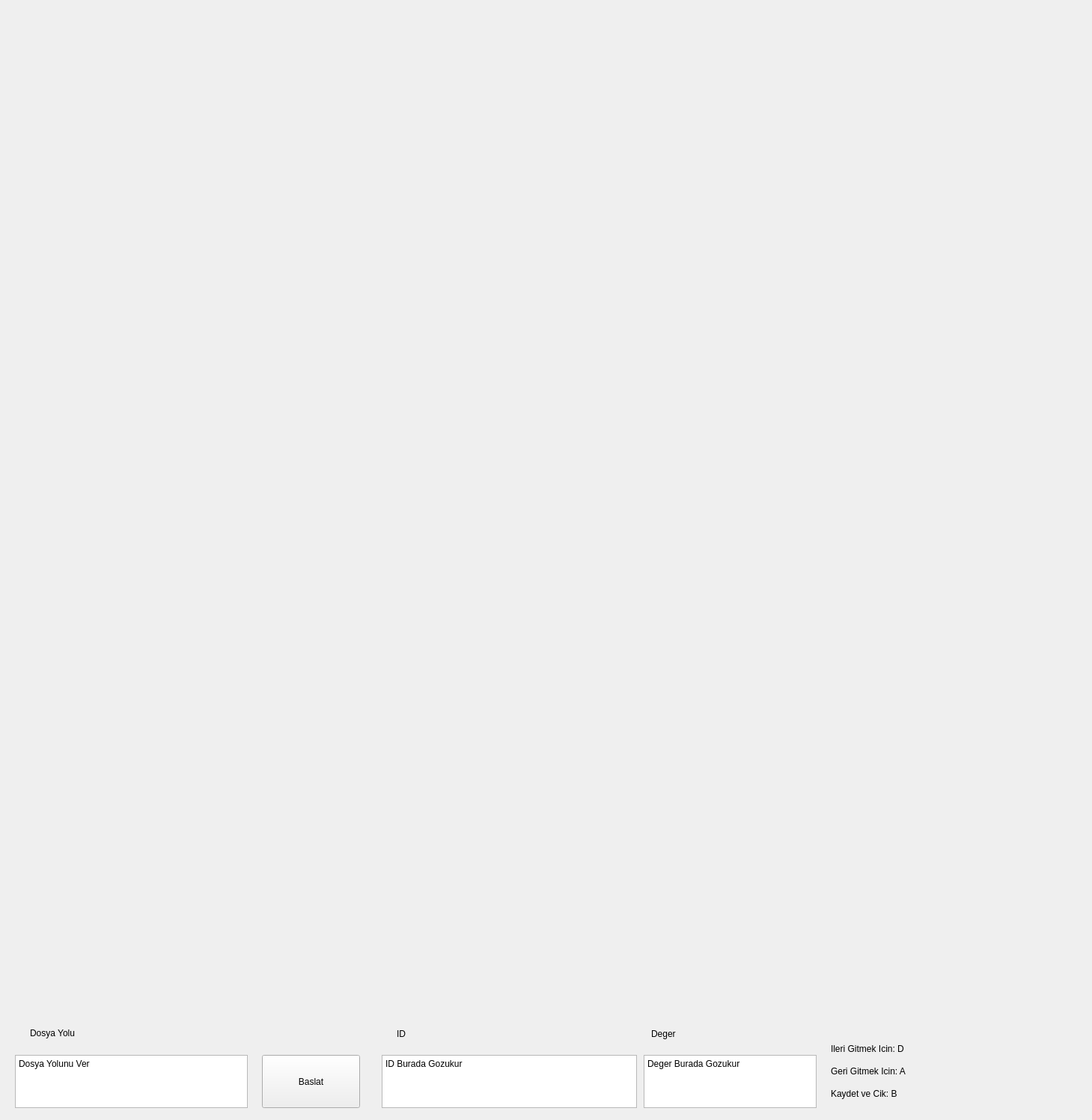
<?xml version="1.0" encoding="UTF-8"?>
<ui version="4.0">
 <class>Form</class>
 <widget class="QWidget" name="Form">
  <property name="geometry">
   <rect>
    <x>0</x>
    <y>0</y>
    <width>1459</width>
    <height>1497</height>
   </rect>
  </property>
  <property name="minimumSize">
   <size>
    <width>1395</width>
    <height>1345</height>
   </size>
  </property>
  <property name="maximumSize">
   <size>
    <width>3000</width>
    <height>3000</height>
   </size>
  </property>
  <property name="windowTitle">
   <string>Form</string>
  </property>
  <widget class="QPlainTextEdit" name="degerler">
   <property name="geometry">
    <rect>
     <x>860</x>
     <y>1410</y>
     <width>231</width>
     <height>71</height>
    </rect>
   </property>
   <property name="minimumSize">
    <size>
     <width>231</width>
     <height>71</height>
    </size>
   </property>
   <property name="maximumSize">
    <size>
     <width>231</width>
     <height>71</height>
    </size>
   </property>
   <property name="plainText">
    <string>Deger Burada Gozukur</string>
   </property>
  </widget>
  <widget class="QPlainTextEdit" name="idler">
   <property name="geometry">
    <rect>
     <x>510</x>
     <y>1410</y>
     <width>341</width>
     <height>71</height>
    </rect>
   </property>
   <property name="minimumSize">
    <size>
     <width>341</width>
     <height>71</height>
    </size>
   </property>
   <property name="maximumSize">
    <size>
     <width>341</width>
     <height>71</height>
    </size>
   </property>
   <property name="plainText">
    <string>ID Burada Gozukur</string>
   </property>
  </widget>
  <widget class="QPushButton" name="yukle">
   <property name="geometry">
    <rect>
     <x>350</x>
     <y>1410</y>
     <width>131</width>
     <height>71</height>
    </rect>
   </property>
   <property name="minimumSize">
    <size>
     <width>131</width>
     <height>71</height>
    </size>
   </property>
   <property name="maximumSize">
    <size>
     <width>131</width>
     <height>71</height>
    </size>
   </property>
   <property name="text">
    <string>Baslat</string>
   </property>
  </widget>
  <widget class="QPlainTextEdit" name="dir_path">
   <property name="geometry">
    <rect>
     <x>20</x>
     <y>1410</y>
     <width>311</width>
     <height>71</height>
    </rect>
   </property>
   <property name="minimumSize">
    <size>
     <width>311</width>
     <height>71</height>
    </size>
   </property>
   <property name="maximumSize">
    <size>
     <width>311</width>
     <height>71</height>
    </size>
   </property>
   <property name="plainText">
    <string>Dosya Yolunu Ver</string>
   </property>
  </widget>
  <widget class="QLabel" name="label">
   <property name="geometry">
    <rect>
     <x>530</x>
     <y>1370</y>
     <width>271</width>
     <height>23</height>
    </rect>
   </property>
   <property name="minimumSize">
    <size>
     <width>271</width>
     <height>23</height>
    </size>
   </property>
   <property name="maximumSize">
    <size>
     <width>271</width>
     <height>23</height>
    </size>
   </property>
   <property name="text">
    <string>ID</string>
   </property>
  </widget>
  <widget class="QLabel" name="label_2">
   <property name="geometry">
    <rect>
     <x>870</x>
     <y>1370</y>
     <width>271</width>
     <height>23</height>
    </rect>
   </property>
   <property name="minimumSize">
    <size>
     <width>271</width>
     <height>23</height>
    </size>
   </property>
   <property name="maximumSize">
    <size>
     <width>271</width>
     <height>23</height>
    </size>
   </property>
   <property name="text">
    <string>Deger</string>
   </property>
  </widget>
  <widget class="QLabel" name="label_3">
   <property name="geometry">
    <rect>
     <x>1110</x>
     <y>1390</y>
     <width>251</width>
     <height>23</height>
    </rect>
   </property>
   <property name="minimumSize">
    <size>
     <width>251</width>
     <height>23</height>
    </size>
   </property>
   <property name="maximumSize">
    <size>
     <width>251</width>
     <height>23</height>
    </size>
   </property>
   <property name="text">
    <string>Ileri Gitmek Icin: D</string>
   </property>
  </widget>
  <widget class="QLabel" name="label_4">
   <property name="geometry">
    <rect>
     <x>1110</x>
     <y>1420</y>
     <width>251</width>
     <height>23</height>
    </rect>
   </property>
   <property name="minimumSize">
    <size>
     <width>251</width>
     <height>23</height>
    </size>
   </property>
   <property name="maximumSize">
    <size>
     <width>251</width>
     <height>23</height>
    </size>
   </property>
   <property name="text">
    <string>Geri Gitmek Icin: A</string>
   </property>
  </widget>
  <widget class="QLabel" name="label_5">
   <property name="geometry">
    <rect>
     <x>1110</x>
     <y>1450</y>
     <width>251</width>
     <height>23</height>
    </rect>
   </property>
   <property name="minimumSize">
    <size>
     <width>251</width>
     <height>23</height>
    </size>
   </property>
   <property name="maximumSize">
    <size>
     <width>251</width>
     <height>23</height>
    </size>
   </property>
   <property name="text">
    <string>Kaydet ve Cik: B</string>
   </property>
  </widget>
  <widget class="QLabel" name="label_6">
   <property name="geometry">
    <rect>
     <x>40</x>
     <y>1370</y>
     <width>121</width>
     <height>21</height>
    </rect>
   </property>
   <property name="text">
    <string>Dosya Yolu</string>
   </property>
  </widget>
  <widget class="QWidget" name="widget" native="true">
   <property name="geometry">
    <rect>
     <x>10</x>
     <y>10</y>
     <width>1431</width>
     <height>1341</height>
    </rect>
   </property>
  </widget>
 </widget>
 <resources/>
 <connections/>
</ui>
